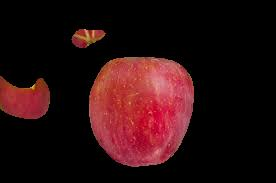
%> input picture bs_test/bs_image_apple.jpg, 276 x 183 px
$ octave --eval "result = preprocess(imread('bs_test/bs_image_apple.jpg'));"   (GNU Octave 9; MATLAB toolbox functions it lacks are replaced by stand-ins)
%> lines starting %> are read from the running program, lines starting %| are printed output that depends on the picture; in (x1, y1, x2, y2) boxes, pixels count from 0 and x2, y2 are one past the last pixel; in counts of white or black regions, pixels touching at a corner belong together; the program's own positions count from 1
function masked_rgb_image=preprocess(I)
    I = imread('./TRAININGSET/Red Apple/images (3).jpg');
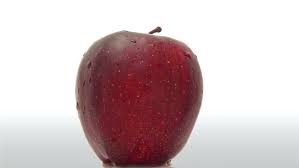
%> input picture TRAININGSET/Red Apple/images (3).jpg, 299 x 168 px
%> I is the input picture: size 168x299x3 uint8; mean R, G, B 206.7, 189.1, 191.1
    % [5 lines of commented-out code are left out]

    I_blur = imgaussfilt(I,5);
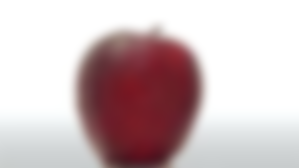
%> I_blur: size 168x299x3 uint8; mean R, G, B 206.8, 189.2, 191.2
    cform = makecform('srgb2lab');
    I_lab = applycform(I_blur,cform);
%> I_lab: size 168x299x3 uint8; mean of channels 1, 2, 3 198, 136, 131.1
    ab = double(I_lab(:,:,2:3));
    nrows = size(ab,1);
%> nrows = 168
    ncols = size(ab,2);
%> ncols = 299
    ab = reshape(ab,nrows*ncols,2);

    nColors = 2;
    % repeat the clustering 3 times to avoid local minima
    [cluster_idx, cluster_center] = kmeans(ab,nColors,'distance','sqEuclidean', ...
                                          'Replicates',3);
%> cluster_center = [128.7 128.3; 160.3 140.5]
    pixel_labels = reshape(cluster_idx,nrows,ncols);
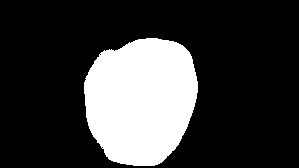
%> pixel_labels: size 168x299 double; values 1 (black) and 2 (white), 23% white; 1 white region, box (x1, y1, x2, y2) and area: (84, 38, 198, 166) 11573
    % figure, imshow(I);
    figure, imshow(pixel_labels,[]), title('image labeled by cluster index');
    target = pixel_labels(1, 1);
%> target = 1
    M = zeros(nrows, ncols);
    for i = 1:nrows
        for j = 1:ncols
            if pixel_labels(i,j) ~= target
                M(i,j) = 1;
            end
        end
    end
    se = strel('disk',10);
    M = imclose(M,se);
%> M: size 168x299 double; values 0 (black) and 1 (white), 23.1% white; 1 white region, box (x1, y1, x2, y2) and area: (84, 38, 198, 166) 11598
    masked_rgb_image = bsxfun(@times, I, cast(M, 'like', I));
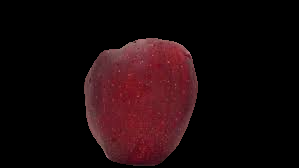
%> masked_rgb_image: size 168x299x3 uint8; mean R, G, B 25.6, 8.8, 10.9
    figure, imshow(masked_rgb_image);
    imwrite(masked_rgb_image, 'bs_image.jpg');
end
